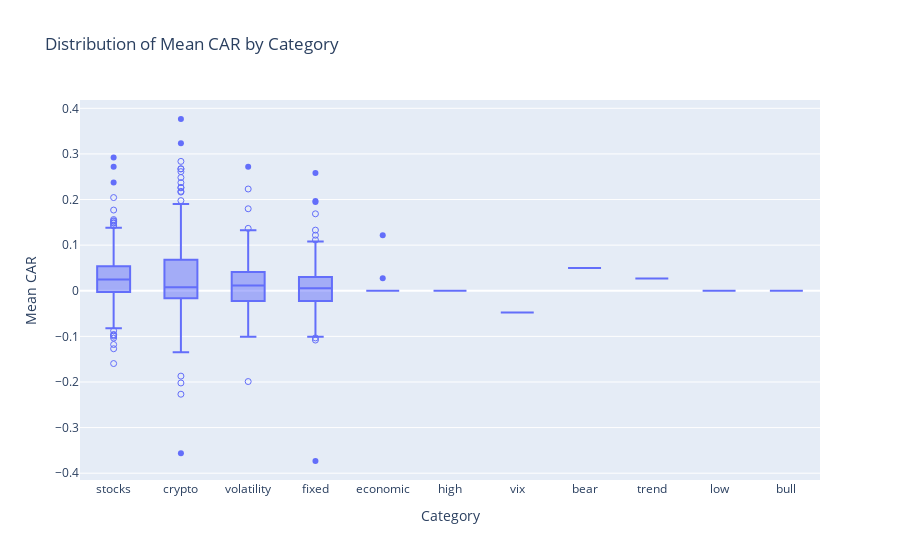

Here is the notebook cell this chart was saved with:
### Code cell
# Category-level summary statistics
category_summary = event_summary_aug.groupby("category")["mean_car"].agg(["mean", "median", "std", "count"]).sort_values("mean", ascending=False)
display(category_summary)
fig = px.box(
    event_summary_aug,
    x="category",
    y="mean_car",
    points="suspectedoutliers",
    title="Distribution of Mean CAR by Category"
)
fig.update_layout(xaxis_title="Category", yaxis_title="Mean CAR")
fig.show()

### Figure 1 — Plotly figure (JSON) as saved in the notebook; plotly's stock layout.template omitted (floating-point values rounded to 4 significant figures; data arrays with more than 128 entries replaced by an {"elided": "..."} marker saying what was removed)
{"data": [{"alignmentgroup": "True", "boxpoints": "suspectedoutliers", "hovertemplate": "category=%{x}<br>mean_car=%{y}<extra></extra>", "legendgroup": "", "marker": {"color": "#636efa"}, "name": "", "notched": false, "offsetgroup": "", "orientation": "v", "showlegend": false, "type": "box", "x": {"elided": "586 str values"}, "x0": " ", "xaxis": "x", "y": {"elided": "586 float values"}, "y0": " ", "yaxis": "y"}], "layout": {"boxmode": "group", "legend": {"tracegroupgap": 0}, "title": {"text": "Distribution of Mean CAR by Category"}, "xaxis": {"anchor": "y", "domain": [0, 1], "title": {"text": "Category"}}, "yaxis": {"anchor": "x", "domain": [0, 1], "title": {"text": "Mean CAR"}}}}
